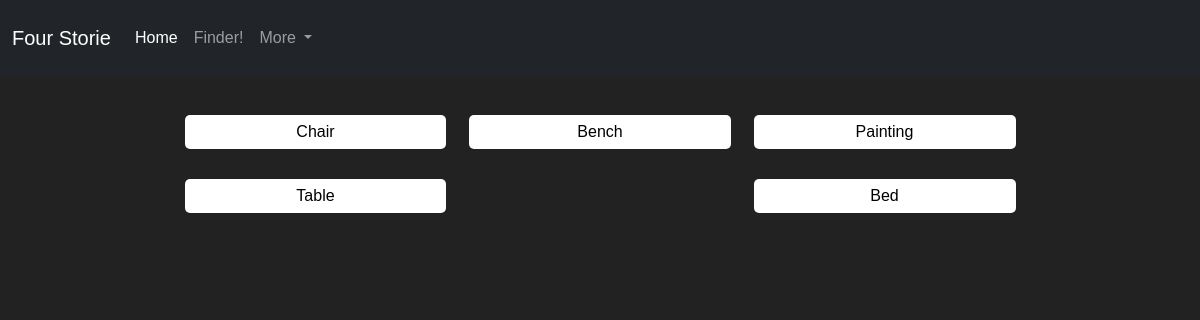
/viewer/, run on an earlier commit of the app's database.
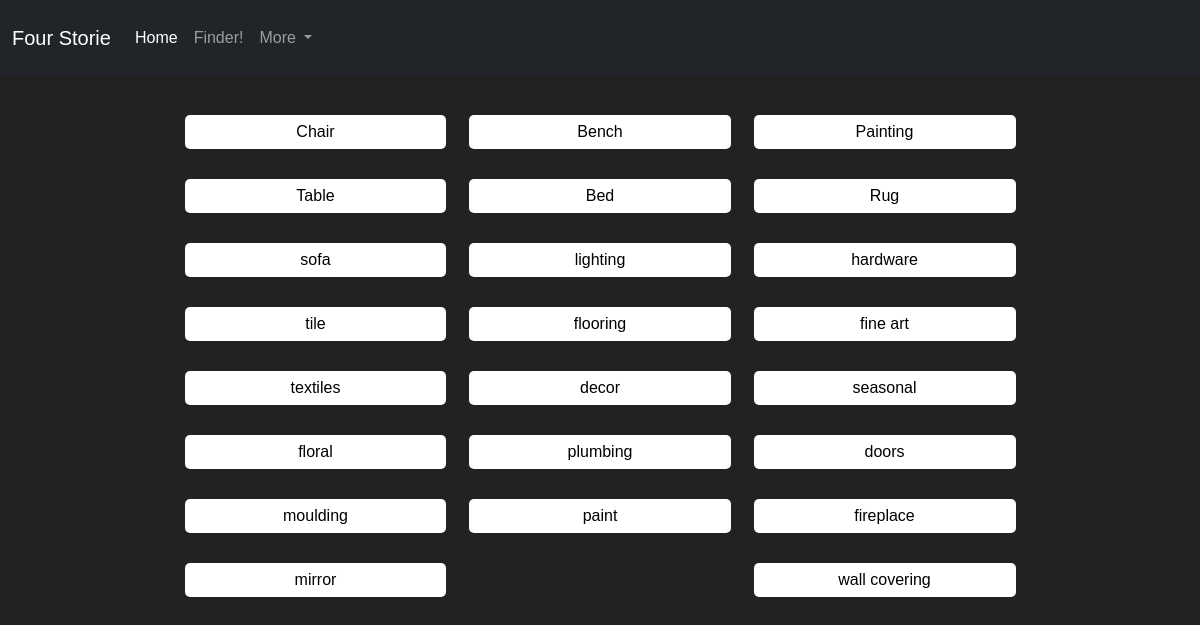
And on a later commit of the database.
### website/models.py (models this page shows, shortened)
class Categorie(models.Model):
    name = models.CharField(max_length=100, null=False, blank=False)

### website/views.py (the view)
# urls.py: path('viewer/', views.viewer, name='viewer'),
def viewer(request):
    categories = Categorie.objects.all()
    context = {'categories': categories}
    return render(request, 'viewer.html', context)

### website/templates/viewer.html (shortened to what this page needs)
{% extends "base.html" %}
{% block content %}
  <div class="row" style="display: flex; justify-content: center; align-items: center;">
    <div class="col-md-9">
      <div class="custom-row">
        {% for category in categories %}
          <div class="custom-col">
            <a href="{% url 'category_products' category_name=category.name %}" class="btn btn-primary custom-button">{{ category.name }}</a>
          </div>
        {% endfor %}
      </div>
    </div>
  </div>
{% endblock %}

What changed in the data, as far as the page shows it:
added Categorie: name "Rug"
added Categorie: name "sofa"
added Categorie: name "lighting"
added Categorie: name "hardware"
added Categorie: name "tile"
added Categorie: name "flooring"
added Categorie: name "fine art"
added Categorie: name "textiles"
added Categorie: name "decor"
added Categorie: name "seasonal"
added Categorie: name "floral"
added Categorie: name "plumbing"
added Categorie: name "doors"
added Categorie: name "moulding"
added Categorie: name "paint"
added Categorie: name "fireplace"
added Categorie: name "mirror"
added Categorie: name "wall covering"
